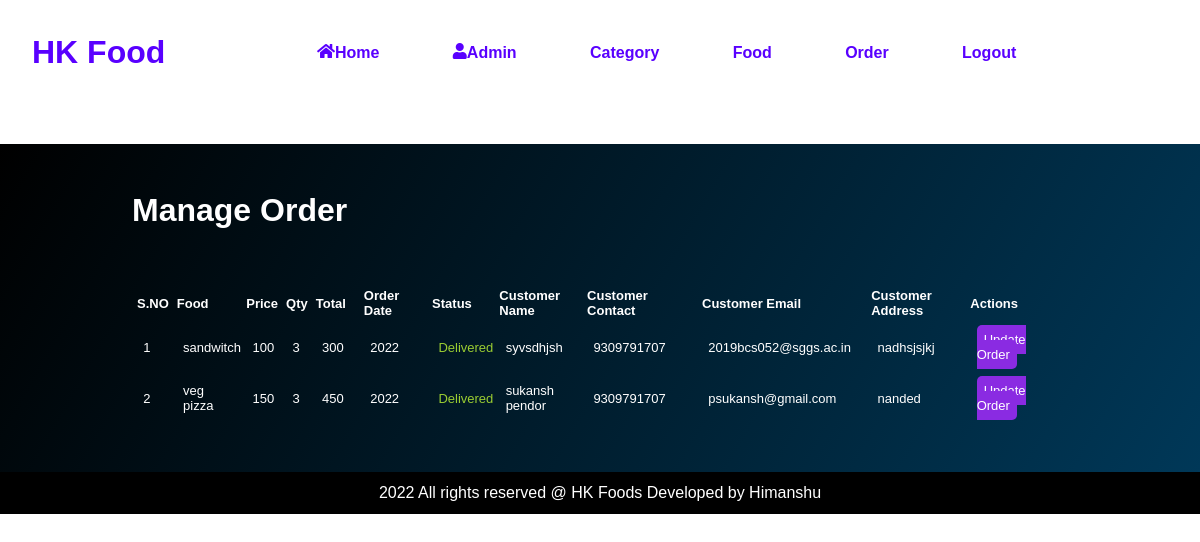
Page /admin/manage-order.php (signed in) on the committed database.
### tables this page shows
CREATE TABLE `tbl_order` (
  `id` int(11) NOT NULL,
  `food` varchar(255) NOT NULL,
  `price` int(255) NOT NULL,
  `qty` decimal(10,0) NOT NULL,
  `total` varchar(255) NOT NULL,
  `order_date` int(10) NOT NULL,
  `status` varchar(10) NOT NULL,
  `customer_name` varchar(100) NOT NULL,
  `customer_contact` varchar(255) NOT NULL,
  `customer_email` varchar(255) NOT NULL,
  `customer_address` varchar(255) NOT NULL
);

### admin/manage-order.php (the view, shortened to what this page needs)
<!DOCTYPE html>
<html lang="en">
<head>
	<link rel="stylesheet" href="../css/admin.css">
</head>
<body>
	<?php include('partial/menu.php'); ?>
	<div class="main-content">
		<div class="wrapper">
			<h1>Manage Order</h1>
			<br />
			<br />
			<br />
			<table class="tbl-full" >
				<tr style="padding:0px 10px">
					<th style="font-size: 13px;padding:3px;font-weight:bold">S.NO</th>
					<th style="font-size: 13px;padding:3px;font-weight:bold;width:100px">Food</th>
					<th style="font-size: 13px;padding:3px;font-weight:bold">Price</th>
					<th style="font-size: 13px;padding:3px;font-weight:bold">Qty</th>
					<th style="font-size: 13px;padding:3px;font-weight:bold;width:80px;">Total</th>
					<th style="font-size: 13px;padding:3px;font-weight:bold;width:150px">Order Date</th>
					<th style="font-size: 13px;padding:3px;font-weight:bold;width:100px">Status</th>
					<th style="font-size: 13px;padding:3px;font-weight:bold;width:150px">Customer Name</th>
					<th style="font-size: 13px;padding:3px;font-weight:bold;width:250px">Customer Contact</th>
					<th style="font-size: 13px;padding:3px;font-weight:bold;width:250px">Customer Email</th>
					<th style="font-size: 13px;padding:3px;font-weight:bold;width:200px">Customer Address</th>
					<th style="font-size: 13px;padding:3px;font-weight:bold;width:250px">Actions</th>
				</tr>
				<?php
				$sql = "SELECT * FROM tbl_order ORDER BY id DESC";
				$res = mysqli_query($conn, $sql);
				$count = mysqli_num_rows($res);
				$sn = 1;
				if ($count > 0) {
					while ($row = mysqli_fetch_assoc($res)) {
						$id = $row['id'];
						$food = $row['food'];
						$price = $row['price'];
						$qty = $row['qty'];
						$total = $row['total'];
						$order_date = $row['order_date'];
						$status = $row['status'];
						$customer_name = $row['customer_name'];
						$customer_contact = $row['customer_contact'];
						$customer_email = $row['customer_email'];
						$customer_address = $row['customer_address'];
				?>
						<tr>
							<td style="font-size: 13px;"><?php echo $sn++; ?></td>
							<td style="font-size: 13px;"><?php echo $food; ?></td>
							<td style="font-size: 13px;"><?php echo $price; ?></td>
							<td style="font-size: 13px;"><?php echo $qty; ?></td>
							<td style="font-size: 13px;"><?php echo $total; ?></td>
							<td style="font-size: 13px;"><?php echo $order_date; ?></td>
							<td style="font-size: 13px;"><?php
															if ($status == "Ordered") {
																echo "<label>$status</label>";
															} elseif ($status == "On Delivery") {
																echo "<label style='color:orange'>$status</label>";
															} elseif ($status == "Delivered") {
																echo "<label style='color:yellowgreen'>$status</label>";
															} elseif ($status == "Cancelled") {
																echo "<label style='color:red'>$status</label>";
															}
															?></td>
							<td style="font-size: 13px;"><?php echo $customer_name; ?></td>
							<td style="font-size: 13px;"><?php echo $customer_contact; ?></td>
							<td style="font-size: 13px;"><?php echo $customer_email; ?></td>
							<td style="font-size: 13px;"><?php echo $customer_address; ?></td>
							<td style="font-size: 13px;">
								<a href="<?php echo SITEURL; ?>admin/update-order.php?id=<?php echo $id ?>" style="padding:7px;border-radius:5px;background-color:blueviolet;color:white;text-decoration:none">Update Order</a>
							</td>
						</tr>
				<?php
					}
				} else {
					echo "Orders Not Made yet";
				}
				?>
			</table>
		</div>
	</div>
	<?php include('partial/footer.php') ?>

### css/admin.css (style rules this page uses)
* { margin: 0px; padding: 0px; box-sizing: border-box; font-family: Arial, Helvetica, sans-serif; transition: 0.5s; }
.main-content { height: 100%; width: 100%; background-color: rgb(233, 233, 233); }
.wrapper { padding: 1%; width: 80%; margin: auto; border-radius: 0.8rem; color: rgb(255, 255, 255); }
.main-content { padding: 3% 0; font-family: Cambria, Cochin, Georgia, Times, "Times New Roman", serif; color: rgb(255, 255, 255); background-image: linear-gradient(120deg, rgb(0, 0, 0), rgb(0, 56, 88)); }
.tbl-full { width: 100%; }
table tr th { padding: 1%; border-radius: .8rem; text-align: left; color: white; }
table tr td { padding: 1%; margin-bottom: 2rem; margin: 1rem; }

### rows in the picture
tbl_order: food "sandwitch", price "100", qty "3", total "300", order_date "2022", status "Delivered", customer_name "syvsdhjsh", customer_contact "9309791707", customer_email "2019bcs052@sggs.ac.in", customer_address "nadhsjsjkj"
tbl_order: food "veg pizza", price "150", qty "3", total "450", order_date "2022", status "Delivered", customer_name "sukansh pendor", customer_contact "9309791707", customer_email "psukansh@gmail.com", customer_address "nanded"
